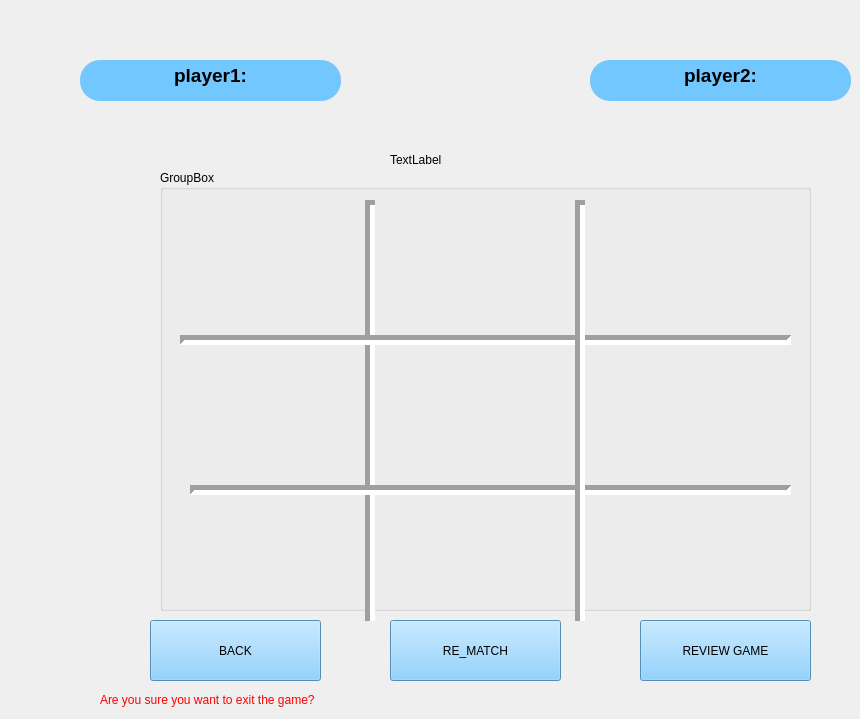
       <widget class="QWidget" name="page_4">
        <widget class="QPushButton" name="grid6">
         <property name="geometry">
          <rect>
           <x>170</x>
           <y>490</y>
           <width>201</width>
           <height>131</height>
          </rect>
         </property>
         <property name="styleSheet">
          <string notr="true">QPushButton
{
border :none;
color:black;
	font: 28pt &quot;Segoe Fluent Icons&quot;;
}
QPushButton:Hover
{
background-color:blue;
}
QPushButton:pressed
{
background-color:red;
}</string>
         </property>
         <property name="text">
          <string/>
         </property>
        </widget>
        <widget class="QPushButton" name="grid5">
         <property name="geometry">
          <rect>
           <x>580</x>
           <y>350</y>
           <width>201</width>
           <height>131</height>
          </rect>
         </property>
         <property name="styleSheet">
          <string notr="true">QPushButton
{
border :none;
color:black;
	font: 28pt &quot;Segoe Fluent Icons&quot;;
}
QPushButton:Hover
{
background-color:blue;
}
QPushButton:pressed
{
background-color:red;
}</string>
         </property>
         <property name="text">
          <string/>
         </property>
        </widget>
        <widget class="QPushButton" name="grid2">
         <property name="geometry">
          <rect>
           <x>580</x>
           <y>200</y>
           <width>201</width>
           <height>131</height>
          </rect>
         </property>
         <property name="styleSheet">
          <string notr="true">QPushButton
{
border :none;
color:black;
	font: 28pt &quot;Segoe Fluent Icons&quot;;
}
QPushButton:Hover
{
background-color:blue;
}
QPushButton:pressed
{
background-color:red;
}</string>
         </property>
         <property name="text">
          <string/>
         </property>
        </widget>
        <widget class="Line" name="line_2">
         <property name="geometry">
          <rect>
           <x>360</x>
           <y>200</y>
           <width>20</width>
           <height>421</height>
          </rect>
         </property>
         <property name="lineWidth">
          <number>5</number>
         </property>
         <property name="orientation">
          <enum>Qt::Orientation::Vertical</enum>
         </property>
        </widget>
        <widget class="Line" name="line_3">
         <property name="geometry">
          <rect>
           <x>190</x>
           <y>480</y>
           <width>601</width>
           <height>20</height>
          </rect>
         </property>
         <property name="lineWidth">
          <number>5</number>
         </property>
         <property name="orientation">
          <enum>Qt::Orientation::Horizontal</enum>
         </property>
        </widget>
        <widget class="QPushButton" name="grid0">
         <property name="geometry">
          <rect>
           <x>160</x>
           <y>200</y>
           <width>201</width>
           <height>131</height>
          </rect>
         </property>
         <property name="styleSheet">
          <string notr="true">QPushButton
{
border :none;
color:black;
	font: 28pt &quot;Segoe Fluent Icons&quot;;
}
QPushButton:Hover
{
background-color:blue;
}
QPushButton:checked {
    background-color: red;
}
</string>
         </property>
         <property name="text">
          <string/>
         </property>
        </widget>
        <widget class="QPushButton" name="grid7">
         <property name="geometry">
          <rect>
           <x>370</x>
           <y>500</y>
           <width>201</width>
           <height>131</height>
          </rect>
         </property>
         <property name="styleSheet">
          <string notr="true">QPushButton
{
border :none;
color:black;
	font: 28pt &quot;Segoe Fluent Icons&quot;;
}
QPushButton:Hover
{
background-color:blue;
}
QPushButton:pressed
{
background-color:red;
}</string>
         </property>
         <property name="text">
          <string/>
         </property>
        </widget>
        <widget class="QPushButton" name="grid4">
         <property name="geometry">
          <rect>
           <x>372</x>
           <y>350</y>
           <width>201</width>
           <height>131</height>
          </rect>
         </property>
         <property name="styleSheet">
          <string notr="true">QPushButton
{
border :none;
color:black;
	font: 28pt &quot;Segoe Fluent Icons&quot;;
}
QPushButton:Hover
{
background-color:blue;
}
QPushButton:pressed
{
background-color:red;
}</string>
         </property>
         <property name="text">
          <string/>
         </property>
        </widget>
        <widget class="QPushButton" name="grid3">
         <property name="geometry">
          <rect>
           <x>160</x>
           <y>350</y>
           <width>201</width>
           <height>131</height>
          </rect>
         </property>
         <property name="styleSheet">
          <string notr="true">QPushButton
{
border :none;
color:black;
	font: 28pt &quot;Segoe Fluent Icons&quot;;
}
QPushButton:Hover
{
background-color:blue;
}
QPushButton:pressed
{
background-color:red;
}
QPushButton[text=&quot;O&quot;] {
    color: black;
   
}
QPushButton[text=&quot;X&quot;] {
    color: white;
    }
</string>
         </property>
         <property name="text">
          <string/>
         </property>
        </widget>
        <widget class="QTextEdit" name="textEdit_2">
         <property name="geometry">
          <rect>
           <x>590</x>
           <y>60</y>
           <width>261</width>
           <height>41</height>
          </rect>
         </property>
         <property name="styleSheet">
          <string notr="true">QTextEdit
{
border :none;
color:black;
background-color: rgb(115, 199, 255);
font: 700 12pt &quot;Rockwell&quot;;    
 border-radius: 20px;
}</string>
         </property>
         <property name="html">
          <string>&lt;!DOCTYPE HTML PUBLIC &quot;-//W3C//DTD HTML 4.0//EN&quot; &quot;http://www.w3.org/TR/REC-html40/strict.dtd&quot;&gt;
&lt;html&gt;&lt;head&gt;&lt;meta name=&quot;qrichtext&quot; content=&quot;1&quot; /&gt;&lt;meta charset=&quot;utf-8&quot; /&gt;&lt;style type=&quot;text/css&quot;&gt;
p, li { white-space: pre-wrap; }
hr { height: 1px; border-width: 0; }
li.unchecked::marker { content: &quot;\2610&quot;; }
li.checked::marker { content: &quot;\2612&quot;; }
&lt;/style&gt;&lt;/head&gt;&lt;body style=&quot; font-family:'Rockwell'; font-size:12pt; font-weight:700; font-style:normal;&quot;&gt;
&lt;p align=&quot;center&quot; style=&quot; margin-top:0px; margin-bottom:0px; margin-left:0px; margin-right:0px; -qt-block-indent:0; text-indent:0px;&quot;&gt;&lt;span style=&quot; font-family:'Segoe UI'; font-size:14pt;&quot;&gt;player2:&lt;/span&gt;&lt;/p&gt;&lt;/body&gt;&lt;/html&gt;</string>
         </property>
        </widget>
        <widget class="QTextEdit" name="textEdit">
         <property name="geometry">
          <rect>
           <x>80</x>
           <y>60</y>
           <width>261</width>
           <height>41</height>
          </rect>
         </property>
         <property name="styleSheet">
          <string notr="true">QTextEdit
{
border :none;
color:black;
background-color: rgb(115, 199, 255);
font: 700 12pt &quot;Rockwell&quot;;    
 border-radius: 20px;
}</string>
         </property>
         <property name="html">
          <string>&lt;!DOCTYPE HTML PUBLIC &quot;-//W3C//DTD HTML 4.0//EN&quot; &quot;http://www.w3.org/TR/REC-html40/strict.dtd&quot;&gt;
&lt;html&gt;&lt;head&gt;&lt;meta name=&quot;qrichtext&quot; content=&quot;1&quot; /&gt;&lt;meta charset=&quot;utf-8&quot; /&gt;&lt;style type=&quot;text/css&quot;&gt;
p, li { white-space: pre-wrap; }
hr { height: 1px; border-width: 0; }
li.unchecked::marker { content: &quot;\2610&quot;; }
li.checked::marker { content: &quot;\2612&quot;; }
&lt;/style&gt;&lt;/head&gt;&lt;body style=&quot; font-family:'Rockwell'; font-size:12pt; font-weight:700; font-style:normal;&quot;&gt;
&lt;p align=&quot;center&quot; style=&quot; margin-top:0px; margin-bottom:0px; margin-left:0px; margin-right:0px; -qt-block-indent:0; text-indent:0px;&quot;&gt;&lt;span style=&quot; font-family:'Segoe UI'; font-size:14pt;&quot;&gt;player1:&lt;/span&gt;&lt;/p&gt;&lt;/body&gt;&lt;/html&gt;</string>
         </property>
        </widget>
        <widget class="QPushButton" name="grid1">
         <property name="geometry">
          <rect>
           <x>370</x>
           <y>200</y>
           <width>201</width>
           <height>131</height>
          </rect>
         </property>
         <property name="styleSheet">
          <string notr="true">QPushButton
{
border :none;
color:black;
	font: 28pt &quot;Segoe Fluent Icons&quot;;
}
QPushButton:Hover
{
background-color:blue;
}
QPushButton:pressed
{
background-color:red;
}</string>
         </property>
         <property name="text">
          <string/>
         </property>
        </widget>
        <widget class="Line" name="line_4">
         <property name="geometry">
          <rect>
           <x>180</x>
           <y>330</y>
           <width>611</width>
           <height>20</height>
          </rect>
         </property>
         <property name="lineWidth">
          <number>5</number>
         </property>
         <property name="orientation">
          <enum>Qt::Orientation::Horizontal</enum>
         </property>
        </widget>
        <widget class="QPushButton" name="grid8">
         <property name="geometry">
          <rect>
           <x>580</x>
           <y>490</y>
           <width>201</width>
           <height>131</height>
          </rect>
         </property>
         <property name="styleSheet">
          <string notr="true">QPushButton
{
border :none;
color:black;
	font: 28pt &quot;Segoe Fluent Icons&quot;;
}
QPushButton:Hover
{
background-color:blue;
}
QPushButton:pressed
{
background-color:red;
}</string>
         </property>
         <property name="text">
          <string/>
         </property>
        </widget>
        <widget class="Line" name="line">
         <property name="geometry">
          <rect>
           <x>570</x>
           <y>200</y>
           <width>20</width>
           <height>421</height>
          </rect>
         </property>
         <property name="lineWidth">
          <number>5</number>
         </property>
         <property name="orientation">
          <enum>Qt::Orientation::Vertical</enum>
         </property>
        </widget>
        <widget class="QPushButton" name="GameReview">
         <property name="geometry">
          <rect>
           <x>640</x>
           <y>620</y>
           <width>171</width>
           <height>61</height>
          </rect>
         </property>
         <property name="maximumSize">
          <size>
           <width>500</width>
           <height>500</height>
          </size>
         </property>
         <property name="styleSheet">
          <string notr="true">QPushButton
{
color:black;
background-color: rgb(115, 199, 255);
 font: 700 14pt &quot;Segoe UI&quot;;
}</string>
         </property>
         <property name="text">
          <string>REVIEW GAME</string>
         </property>
        </widget>
        <widget class="QPushButton" name="Rematch">
         <property name="geometry">
          <rect>
           <x>390</x>
           <y>620</y>
           <width>171</width>
           <height>61</height>
          </rect>
         </property>
         <property name="maximumSize">
          <size>
           <width>500</width>
           <height>500</height>
          </size>
         </property>
         <property name="styleSheet">
          <string notr="true">QPushButton
{
color:black;
background-color: rgb(115, 199, 255);
 font: 700 14pt &quot;Segoe UI&quot;;
}</string>
         </property>
         <property name="text">
          <string>RE_MATCH</string>
         </property>
        </widget>
        <widget class="QPushButton" name="back_4">
         <property name="geometry">
          <rect>
           <x>150</x>
           <y>620</y>
           <width>171</width>
           <height>61</height>
          </rect>
         </property>
         <property name="maximumSize">
          <size>
           <width>500</width>
           <height>500</height>
          </size>
         </property>
         <property name="styleSheet">
          <string notr="true">QPushButton
{
color:black;
background-color: rgb(115, 199, 255);
 font: 700 14pt &quot;Segoe UI&quot;;
}</string>
         </property>
         <property name="text">
          <string>BACK</string>
         </property>
        </widget>
        <widget class="QGroupBox" name="groupBox_2">
         <property name="geometry">
          <rect>
           <x>160</x>
           <y>170</y>
           <width>651</width>
           <height>441</height>
          </rect>
         </property>
         <property name="title">
          <string>GroupBox</string>
         </property>
        </widget>
        <widget class="QLabel" name="label">
         <property name="geometry">
          <rect>
           <x>390</x>
           <y>150</y>
           <width>261</width>
           <height>20</height>
          </rect>
         </property>
         <property name="text">
          <string>TextLabel</string>
         </property>
        </widget>
        <widget class="QLabel" name="ShureExit">
         <property name="geometry">
          <rect>
           <x>100</x>
           <y>690</y>
           <width>281</width>
           <height>20</height>
          </rect>
         </property>
         <property name="styleSheet">
          <string notr="true">color: rgb(255, 0, 0);</string>
         </property>
         <property name="text">
          <string>Are you sure you want to exit the game?</string>
         </property>
        </widget>
        <zorder>groupBox_2</zorder>
        <zorder>grid6</zorder>
        <zorder>grid5</zorder>
        <zorder>grid2</zorder>
        <zorder>line_2</zorder>
        <zorder>line_3</zorder>
        <zorder>grid0</zorder>
        <zorder>grid7</zorder>
        <zorder>grid4</zorder>
        <zorder>grid3</zorder>
        <zorder>textEdit_2</zorder>
        <zorder>textEdit</zorder>
        <zorder>grid1</zorder>
        <zorder>line_4</zorder>
        <zorder>line</zorder>
        <zorder>GameReview</zorder>
        <zorder>Rematch</zorder>
        <zorder>back_4</zorder>
        <zorder>grid8</zorder>
        <zorder>label</zorder>
        <zorder>ShureExit</zorder>
       </widget>
